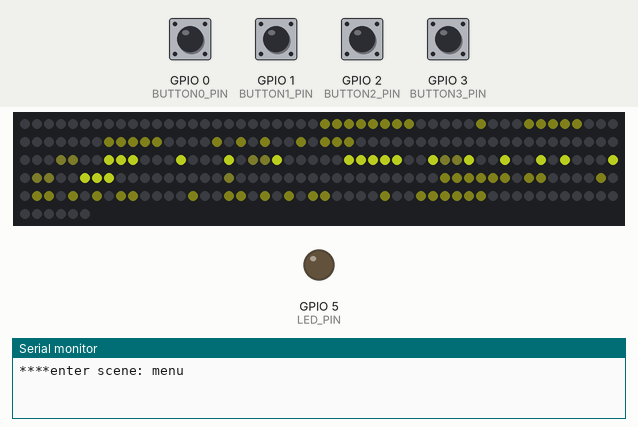
Recording of a sketch running on a simulated ESP32. Shown: 256 RGB LEDs in strip order, left to right, continuing on the next row, output pins drawn as LEDs (lit = HIGH), the last lines printed to the serial monitor. Inputs (shaded band) come from the test bench; at power-on: GPIO 0 (BUTTON0_PIN), GPIO 1 (BUTTON1_PIN), GPIO 2 (BUTTON2_PIN), GPIO 3 (BUTTON3_PIN) HIGH. Dim RGB values are drawn brighter than linear; the local clock reads 2024-03-15 10:24:30 at power-on unless the sketch sets it.

Above: at 6.2 s.
6.3 s: GPIO 3 (BUTTON3_PIN) pulled LOW for 0.15 s
At 7.3 s:
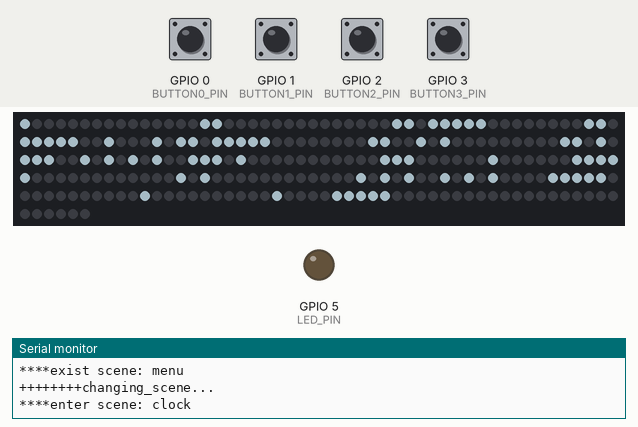
9.4 s: GPIO 0 (BUTTON0_PIN) pulled LOW for 0.15 s
At 10.7 s:
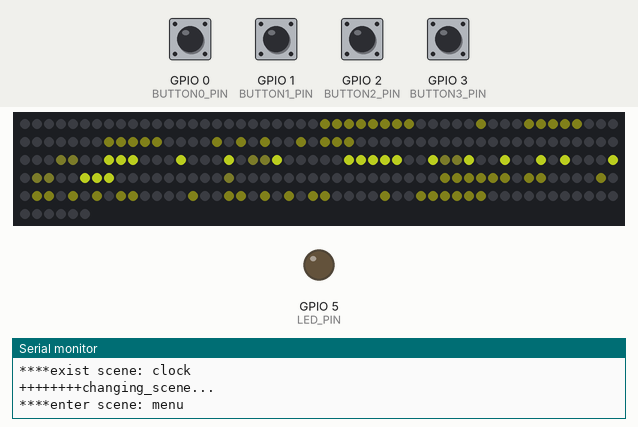
11.0 s: GPIO 1 (BUTTON1_PIN) pulled LOW for 0.15 s
At 11.9 s:
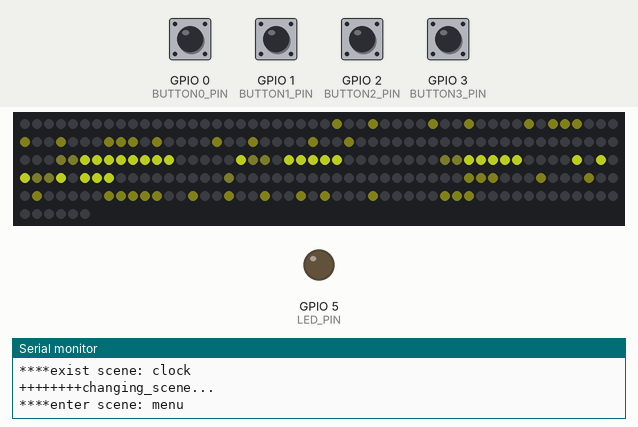
12.6 s: GPIO 1 (BUTTON1_PIN) pulled LOW for 1 s
At 14.4 s:
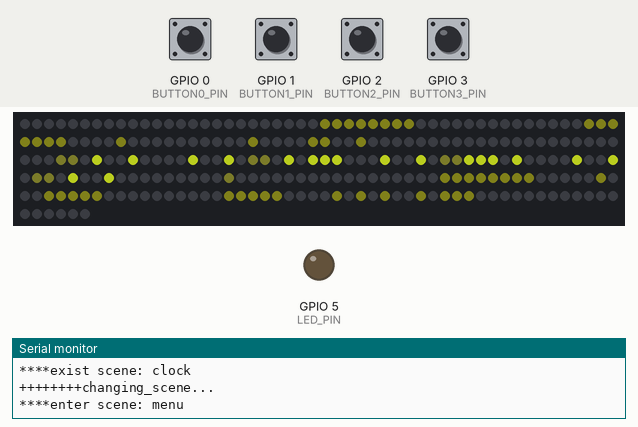
Timing chart, 0 to 15.9 s (numbered marks = the images above; inputs shaded):
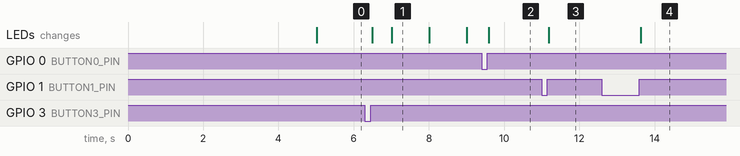

The sketch:

PixelTime.ino
```cpp
#include"config.h"
#include<FastLED.h>
#include<RTClib.h>
#include"Screen.h"
#include"Virtual_screen.h"
#include"Model_manager.h"
#include"Virtual_key.h"
#include"Scene_manager.h"

CRGB leds[SCREEN_NUM];
RTC_DS3231 rtc;
DateTime now_rtc_time;
Model_manager model_manager;
Hardware_key hardware_keys[4];

unsigned long aggregate_time=0;

//---
Virtual_screen loading;
Virtual_screen test(56);
//---

Screen screen;

void setup() {
  Wire.begin();

#ifdef DEBUG
  Serial.begin(115200);
  if (!rtc.begin()) {
    Serial.println("rtc.begin() fail");
  }
  if(rtc.lostPower()){
    Serial.println("==== DS3231 DETECT POWER LOSS! ====");
  }
  // rtc.adjust(DateTime(F(__DATE__), F(__TIME__)));
#endif

  pinMode(LED_PIN,OUTPUT);
  for(int i=0;i<4;i++)hardware_keys[i].init(i);
  screen.input();
  Scene_manager::rt()->init();

  //---
  loading.draw_loading();
  loading.show();
  // screen.show();
  test.draw_letter(0,0,'H',0x3f5df9);
  test.draw_letter(5,0,'E',0x505bed);
  test.draw_letter(10,0,'L',0x6359df);
  test.draw_letter(15,0,'L',0x7c56cd);
  test.draw_letter(20,0,'O',0x9452b9);
  test.draw_letter(29,0,'W',0xaa50a8);
  test.draw_letter(35,0,'O',0xc14d96);
  test.draw_letter(41,0,'R',0xd44a88);
  test.draw_letter(46,0,'L',0xe64879);
  test.draw_letter(51,0,'D',0xed4d6e);

  delay(5000);
}

void loop() {
  unsigned long begin_time=millis();

#ifdef DEBUG
  if(Serial.available()){
    String cmd=Serial.readStringUntil('\n');
    cmd.trim();
    if(cmd.startsWith("set")){
      int y,m,d,h,mi,s;
      if(sscanf(cmd.c_str(),"set %d,%d,%d,%d,%d,%d",&y,&m,&d,&h,&mi,&s)==6){
        rtc.adjust(DateTime(y,m,d,h,mi,s));
        Serial.printf("Set time successly\n");
      }
    }
  }

  // Serial.printf("########time:%lu########\n",begin_time);
  //hardware_keys[0].debug();
#endif

  now_rtc_time=rtc.now();
  for(int i=0;i<4;i++)hardware_keys[i].update();
  screen.update(begin_time-aggregate_time);
  Scene_manager::rt()->update();
  Scene_manager::rt()->draw();
  /*
  screen.update(begin_time-aggregate_time);
  screen.clear();
  screen.show();
  */
  //---

  aggregate_time=begin_time;
  //unsigned long finish_time=millis();
  //int wait_time=max(0,1000/FPS-(finish_time-begin_time));
  //delay(wait_time);
}
```

Hardware_key.cpp
```cpp
#include "esp32-hal.h"
#include "esp32-hal-gpio.h"
#include "Hardware_key.h"
#include<Arduino.h>
#include"config.h"

Hardware_key::Hardware_key(){
  is_down=0;
  is_hold=0;
  last_level=1;
  change_time=0;
  press_time=0;
}

void Hardware_key::init(int id){
  switch(id){
    case 0:listen_pin=BUTTON0_PIN;break;
    case 1:listen_pin=BUTTON1_PIN;break;
    case 2:listen_pin=BUTTON2_PIN;break;
    case 3:listen_pin=BUTTON3_PIN;break;
  }
  pinMode(listen_pin,INPUT_PULLUP);
}

void Hardware_key::update(){
  eve_click=0;
  eve_hold=0;
  bool now_level=digitalRead(listen_pin);
  unsigned long now_time=millis();
  if(now_level!=last_level){
    if(change_time==0){
      change_time=now_time;
    }
    if(now_time-change_time>=DEBOUNCE_MS){
      change_time=0;
      is_down=!now_level;
      last_level=now_level;
      if(is_down){
        press_time=now_time;
      }else{
        if((now_time-press_time)<LONG_PRESS_MS){
          eve_click=1;
        }
        press_time=0;
      }
    }
  }else{
    if(now_time-change_time>=DEBOUNCE_MS){
      change_time=0;
    }
  }
  if(is_down&&press_time!=0&&(now_time-press_time)>=LONG_PRESS_MS){
    is_hold=1;
    eve_hold=1;
  }else{
    is_hold=0;
  }
}

void Hardware_key::debug(){
  if(eve_click){
    Serial.printf("click\n");
    return;
  }
  if(eve_hold){
    Serial.printf("hold\n");
    return;
  }
  Serial.printf("up\n");
}

Key_event Hardware_key::get_message(){
  if(eve_click){
    return Key_event::click;
  }
  if(eve_hold){
    return Key_event::hold;
  }
  return Key_event::none;
}
```

Hardware_key.h
```cpp
#ifndef _HARDWARE_KEY_H_
#define _HARDWARE_KEY_H_

enum class Key_event{
  none,click,hold
};

class Hardware_key{
  public:
    Hardware_key();
    void init(int id);
    void update();
    void debug();
    Key_event get_message();
  private:
    const int LONG_PRESS_MS=1000;
    const int DEBOUNCE_MS=20;
    int listen_pin;
    bool is_down;
    bool eve_click;
    bool is_hold;
    bool eve_hold;
    bool last_level;
    unsigned long change_time;
    unsigned long press_time;
};

#endif
```

Model.h
```cpp
#ifndef _MODEL_H
#define _MODEL_H_

#include "config.h"
#include <initializer_list>

class Virtual_screen;

class Model{
  friend class Virtual_screen;
  public:
    Model(){
      for(int i=0;i<SCREEN_WIDTH;i++){
        for(int j=0;j<SCREEN_HIGH;j++){
          data[i][j]=0;
        }
      }
    }
    void init(short int x,short int y){
      width=x;
      high=y;
    }
    void set(short int y,std::initializer_list<bool> d){
      int x=0;
      if(y>=high)return;
      for(bool dot:d){
        if(x>=width)break;
        data[x][y]=dot;
        x++;
      }
    }
  protected:
    bool data[SCREEN_WIDTH][SCREEN_HIGH];
    short int high;
    short int width;
};

#endif
```

Scene.h
```cpp
#ifndef _SCENE_H_
#define _SCENE_H_

enum class Scene_type{
  clock,calendar,count_down,timer,weather,game,setting,debug,menu
};

class Scene{
  public:
    virtual void init()=0;
    virtual void enter()=0;
    virtual void update()=0;
    virtual void draw()=0;
    virtual void exist()=0;
};

/*
#include"Scene.h"

class Scene_menu : public Scene{
  public:
    Scene_menu();
    void init();
    void enter();
    void update();
    void draw();
    void exist();
  private:

};


#include<Arduino.h>
#include "Scene_menu.h"
#include "Scene_manager.h"

extern Hardware_key hardware_keys[4];

Scene_menu::Scene_menu(){

}

void Scene_menu::init(){
#ifdef DEBUG
  Serial.printf("****init scene: menu\n");
#endif
}

void Scene_menu::enter(){
#ifdef DEBUG
  Serial.printf("****enter scene: menu\n");
#endif

}

void Scene_menu::update(){
#ifdef DEBUG
  Serial.printf("=====scene:menu=====\n----update----\n");
#endif

}

void Scene_menu::draw(){
#ifdef DEBUG
  Serial.printf("----draw----\n");
#endif

}

void Scene_menu::exist(){
#ifdef DEBUG
  Serial.printf("****exist scene: menu\n");
#endif

}
*/

#endif
```

Scene_clock.cpp
```cpp
#include<Arduino.h>
#include <Wire.h>
#include "RTClib.h"
#include "Scene_clock.h"
#include "Scene_manager.h"
#include "tools.h"

extern Hardware_key hardware_keys[4];
extern DateTime now_rtc_time;

Scene_clock::Scene_clock(){
  key_close.set_key(&hardware_keys[0]);
  key_back1.set_key(&hardware_keys[1]);
  key_back2.set_key(&hardware_keys[2]);
  key_back3.set_key(&hardware_keys[3]);

  key_close.set_click_function([&](){
    Scene_manager::rt()->changer(Scene_type::menu);
  });
  key_close.off();

  key_back1.set_click_function([&](){
    show_mode=(show_mode+1)%8;
    switch(show_mode){
      case 0:show_second=1,show_24h=1,show_smallsize=1;break;
      case 1:show_second=1,show_24h=0,show_smallsize=1;break;
      case 2:show_second=0,show_24h=1,show_smallsize=1;break;
      case 3:show_second=0,show_24h=0,show_smallsize=1;break;
      case 4:show_second=0,show_24h=1,show_smallsize=0;break;
      case 5:show_second=0,show_24h=0,show_smallsize=0;break;
      case 6:show_second=1,show_24h=1,show_smallsize=0;break;
      case 7:show_second=1,show_24h=0,show_smallsize=0;break;
    }
  });
  key_back1.off();

  key_back2.set_click_function([&](){
    brightness_usr+=0.05;
    if(brightness_usr>1)brightness_usr-=1;
  });
  key_back2.off();

  key_back3.set_click_function([&](){
    Scene_manager::rt()->changer(Scene_type::menu);
  });
  key_back3.off();
}

void Scene_clock::init(){
#ifdef DEBUG
  Serial.printf("****init scene: clock\n");
#endif
}

void Scene_clock::enter(){
#ifdef DEBUG
  Serial.printf("****enter scene: clock\n");
#endif
  key_close.on();
  key_back1.on();
  key_back2.on();
  key_back3.on();
}

void Scene_clock::update(){
#ifdef DEBUG
  // Serial.printf("=====scene:clock=====\n----update----\n");
#endif

  key_close.update();
  key_back1.update();
  key_back2.update();
  key_back3.update();

  int hour_buf=now_rtc_time.hour();
  int min_buf=now_rtc_time.minute();
  int second_buf=now_rtc_time.second();
  if(hour_buf>=0&&hour_buf<24)hour=hour_buf;
  if(min_buf>=0&&min_buf<60)min=min_buf;
  if(second_buf>=0&&second_buf<60)second=second_buf;

  if(auto_color){
    float a2=min/60.0;
    CHSV buf=mix_color(colors[hour],1.0-a2,colors[(hour+1)%24],a2);
    color_buf=buf;
    brightness_buf=brightnesses[hour]*(1-a2)+brightnesses[hour+1]*a2;
    brightness_buf=brightness_buf*brightness_usr;
  // return;//
  }else{
    brightness_buf=brightness_usr;
  }

  if(color_buf==0x000000){
    color=App_theme::color;
  }else{
    color=color_buf;
  }
  if(brightness_buf==0){
    brightness=App_theme::brightness;
  }else{
    brightness=brightness_buf;
  }
}

void Scene_clock::draw(){
#ifdef DEBUG
  // Serial.printf("----draw----\n");
#endif

  screen.clear();
  int t=hour;
  if(t>12)t-=12;

  if(show_second==1&&show_24h==1&&show_smallsize==1){//hh:mm:ss 24 小
    screen.draw_number(2,2,hour/10,color,brightness);
    screen.draw_number(6,2,hour%10,color,brightness);
    screen.draw_number(12,2,min/10,color,brightness);
    screen.draw_number(16,2,min%10,color,brightness);
    screen.draw_number(22,2,second/10,color,brightness);
    screen.draw_number(26,2,second%10,color,brightness);
    if(second%2){
      screen.draw_line(10,10,3,color,brightness);
      screen.draw_line(10,10,5,color,brightness);
      screen.draw_line(20,20,3,color,brightness);
      screen.draw_line(20,20,5,color,brightness);
    }
  }
  else if(show_second==1&&show_24h==0&&show_smallsize==1){//hh:mm:ss 12 小
    screen.draw_number(2,2,t/10,color,brightness);
    screen.draw_number(6,2,t%10,color,brightness);
    screen.draw_number(12,2,min/10,color,brightness);
    screen.draw_number(16,2,min%10,color,brightness);
    screen.draw_number(22,2,second/10,color,brightness);
    screen.draw_number(26,2,second%10,color,brightness);
    if(second%2){
      screen.draw_line(10,10,3,color,brightness);
      screen.draw_line(10,10,5,color,brightness);
      screen.draw_line(20,20,3,color,brightness);
      screen.draw_line(20,20,5,color,brightness);
    }
  }
  else if(show_second==0&&show_24h==1&&show_smallsize==1){//hh:mm 24 小
    screen.draw_number(7,2,hour/10,color,brightness);
    screen.draw_number(11,2,hour%10,color,brightness);
    screen.draw_number(17,2,min/10,color,brightness);
    screen.draw_number(21,2,min%10,color,brightness);
    if(second%2){
      screen.draw_line(15,15,3,color,brightness);
      screen.draw_line(15,15,5,color,brightness);
    }
  }
  else if(show_second==0&&show_24h==0&&show_smallsize==1){//hh:mm 12 小
    screen.draw_number(7,2,t/10,color,brightness);
    screen.draw_number(11,2,t%10,color,brightness);
    screen.draw_number(17,2,min/10,color,brightness);
    screen.draw_number(21,2,min%10,color,brightness);
    if(second%2){
      screen.draw_line(15,15,3,color,brightness);
      screen.draw_line(15,15,5,color,brightness);
    }
  }
  else if(show_second==0&&show_24h==1&&show_smallsize==0){//hh:mm 24 大
    screen.draw_number(5,1,hour/10,color,brightness,0);
    screen.draw_number(10,1,hour%10,color,brightness,0);
    screen.draw_number(17,1,min/10,color,brightness,0);
    screen.draw_number(22,1,min%10,color,brightness,0);
    if(second%2){
      screen.draw_line(15,15,3,color,brightness);
      screen.draw_line(15,15,5,color,brightness);
    }
  }
  else if(show_second==0&&show_24h==0&&show_smallsize==0){//hh:mm 24 大
    screen.draw_number(5,1,t/10,color,brightness,0);
    screen.draw_number(10,1,t%10,color,brightness,0);
    screen.draw_number(17,1,min/10,color,brightness,0);
    screen.draw_number(22,1,min%10,color,brightness,0);
    if(second%2){
      screen.draw_line(15,15,3,color,brightness);
      screen.draw_line(15,15,5,color,brightness);
    }
  }
  else if(show_second==1&&show_24h==1&&show_smallsize==0){//hh:mm:ss 24 大
    if(hour<10){
      screen.draw_number(3,1,hour%10,color,brightness,0);
    }else if(hour<20){
      screen.draw_liney(1,1,7,color,brightness);
      screen.draw_number(3,1,hour%10,color,brightness,0);
    }else{
      screen.draw_number(0,1,hour/10,color,brightness,0,1);
      screen.draw_number(4,1,hour%10,color,brightness,0,1);
    }
    screen.draw_number(10,1,min/10,color,brightness,0);
    screen.draw_number(15,1,min%10,color,brightness,0);
    screen.draw_number(22,1,second/10,color,brightness,0);
    screen.draw_number(27,1,second%10,color,brightness,0);
    if(second%2){
      screen.draw_line(8,8,3,color,brightness);
      screen.draw_line(8,8,5,color,brightness);
      screen.draw_line(20,20,3,color,brightness);
      screen.draw_line(20,20,5,color,brightness);
    }
  }
  else if(show_second==1&&show_24h==0&&show_smallsize==0){//hh:mm:ss 12 大
    if(t<10){
      screen.draw_number(3,1,t%10,color,brightness,0);
      screen.draw_number(10,1,min/10,color,brightness,0);
      screen.draw_number(15,1,min%10,color,brightness,0);
      screen.draw_number(22,1,second/10,color,brightness,0);
      screen.draw_number(27,1,second%10,color,brightness,0);
    }else{
      screen.draw_liney(2,1,7,color,brightness);
      screen.draw_number(4,1,t%10,color,brightness,0,1);
      screen.draw_number(11,1,min/10,color,brightness,0);
      screen.draw_number(16,1,min%10,color,brightness,0);
      screen.draw_number(23,1,second/10,color,brightness,0);
      screen.draw_number(28,1,second%10,color,brightness,0);
    }
    if(second%2){
      if(t<10){
        screen.draw_line(8,8,3,color,brightness);
        screen.draw_line(8,8,5,color,brightness);
        screen.draw_line(20,20,3,color,brightness);
        screen.draw_line(20,20,5,color,brightness);
      }else{
        screen.draw_line(9,9,3,color,brightness);
        screen.draw_line(9,9,5,color,brightness);
        screen.draw_line(21,21,3,color,brightness);
        screen.draw_line(21,21,5,color,brightness);
      }
    }
  }

  if(line){
    int passtime=hour*60+min;
    double t=passtime*1.0/1440.0;
    int pixels=floor((SCREEN_WIDTH-1)*t+0.5);
    screen.draw_line(0,pixels,0,color,brightness);
  }

  screen.show();
}

void Scene_clock::exist(){
#ifdef DEBUG
  Serial.printf("****exist scene: clock\n");
#endif
  key_close.off();
  key_back1.off();
  key_back2.off();
  key_back3.off();
}
```

Scene_clock.h
```cpp
#ifndef _SCENE_CLOCK_H_
#define _SCENE_CLOCK_H_

#include"Scene.h"
#include"Virtual_screen.h"
#include"Virtual_key.h"

class Scene_clock : public Scene{
  public:
    Scene_clock();
    void init();
    void enter();
    void update();
    void draw();
    void exist();
  private:
    bool is_setting=0;
    bool show_second=1;//0-hh:mm 1-hh:mm:ss
    bool show_24h=1;
    bool show_smallsize=1;
    float brightness=1.0;
    float brightness_buf=1.0;
    float brightness_usr=1.0;
    bool line=1;
    bool auto_color=1;
    int hour;
    int min;
    int second;
    int show_mode=0;
    CRGB color=0x000000;
    CRGB color_buf;
    Virtual_screen screen;
    Virtual_key key_close;
    Virtual_key key_back1,key_back2,key_back3;

    const CHSV colors[24] = {
      CHSV(172, 255, 255),  // 0时
      CHSV(172, 255, 255),  // 1时
      CHSV(171, 253, 255),  // 2时
      CHSV(170, 250, 255),  // 3时
      CHSV(168, 240, 255),  // 4时
      CHSV(162, 220, 255),  // 5时
      CHSV(156, 180, 255),  // 6时
      CHSV(152, 140, 255),  // 7时
      CHSV(148, 110, 255),  // 8时
      CHSV(145, 80,  255),  // 9时
      CHSV(142, 45,  255),  // 10时
      CHSV(140, 15,  255),  // 11时
      CHSV(140, 0,   255),  // 12时
      CHSV(50,  15,  255),  // 13时
      CHSV(45,  40,  255),  // 14时
      CHSV(40,  80,  255),  // 15时
      CHSV(35,  120, 255),  // 16时
      CHSV(25,  170, 255),  // 17时
      CHSV(10,  220, 255),  // 18时
      CHSV(250, 240, 255),  // 19时
      CHSV(235, 245, 255),  // 20时
      CHSV(220, 250, 255),  // 21时
      CHSV(200, 252, 255),  // 22时
      CHSV(185, 255, 255),  // 23时
    };
    const float brightnesses[24] = {
      0.39f,  // 0时
      0.39f,  // 1时
      0.39f,  // 2时
      0.39f,  // 3时
      0.42f,  // 4时
      0.50f,  // 5时
      0.60f,  // 6时
      0.72f,  // 7时
      0.83f,  // 8时
      0.90f,  // 9时
      0.90f,  // 10时
      0.90f,  // 11时
      0.92f,  // 12时
      0.90f,  // 13时
      0.90f,  // 14时
      0.90f,  // 15时
      0.85f,  // 16时
      0.90f,  // 17时
      0.92f,  // 18时
      0.90f,  // 19时
      0.85f,  // 20时
      0.79f,  // 21时
      0.68f,  // 22时
      0.55f,  // 23时
    };
};

#endif
```

Scene_manager.cpp
```cpp
#include<Arduino.h>
#include "Scene_manager.h"
#include "Scene_menu.h"
#include "Scene_clock.h"

Scene* menu;
Scene* clock_scene;
Scene* calendar;
Scene* count_down;
Scene* timer;
Scene* weather;
Scene* game;
Scene* setting;
Scene* debug;

Scene_manager* Scene_manager::manager=nullptr;

Scene_manager* Scene_manager::rt(){
  if(!manager)manager=new Scene_manager();
  return manager;
}

Scene_manager::Scene_manager(){
  menu=new Scene_menu;
  clock_scene=new Scene_clock;
  //
  calendar=menu;
  count_down=menu;
  timer=menu;
  weather=menu;
  game=menu;
  setting=menu;
  debug=menu;

  now=menu;
  now_type=Scene_type::menu;
  now->enter();
}

void Scene_manager::init(){

}
void Scene_manager::update(){
#ifdef DEBUG
  // Serial.printf("now_scene:%d\n",(int)now_type);
#endif
  now->update();
}
void Scene_manager::draw(){
  now->draw();
}
void Scene_manager::changer(Scene_type type){
  now->exist();
#ifdef DEBUG
  Serial.printf("++++++++changing_scene...\n");
#endif
  now_type=type;
  switch(type){
    case Scene_type::menu : now=menu;break;
    case Scene_type::clock : now=clock_scene;break;
    case Scene_type::calendar : now=calendar;break;
    case Scene_type::count_down : now=count_down;break;
    case Scene_type::timer : now=timer;break;
    case Scene_type::weather : now=weather;break;
    case Scene_type::game : now=game;break;
    case Scene_type::setting : now=setting;break;
    case Scene_type::debug : now=debug;break;
  }
  now->enter();
}
Scene_manager::~Scene_manager(){
  delete menu;
  delete clock_scene;
  delete calendar;
  delete count_down;
  delete timer;
  delete weather;
  delete game;
  delete setting;
  delete debug;
}
```

Scene_manager.h
```cpp
#ifndef _SCENE_MANAGER_H_
#define _SCENE_MANAGER_H_

#include "Scene.h"

class Scene_manager{
  public:
    static Scene_manager* rt();
    void init();
    void update();
    void draw();
    void changer(Scene_type type);
    ~Scene_manager();
  private:
    static Scene_manager* manager;
    Scene_manager();

    Scene* now;
    Scene_type now_type;
};

#endif
```

Source omitted: Model_manager.h (22898 bytes), Scene_menu.cpp (1736 bytes), Scene_menu.h (443 bytes), Screen.cpp (1126 bytes), Screen.h (297 bytes), Virtual_key.h (973 bytes), Virtual_screen.cpp (5002 bytes), Virtual_screen.h (1236 bytes), tools.h (data table, 1978 bytes), config.h (437 bytes)

Measured:
- after the input at 6.3 s, the LEDs: first change after 0.19 s (image 1 shows a later state)
- after the input at 9.4 s, the LEDs: change after 0.19 s (image 2)
- after the input at 11.0 s, the LEDs: change after 0.19 s (image 3)
- after the input at 12.6 s, the LEDs: change after 1.0 s (image 4)
